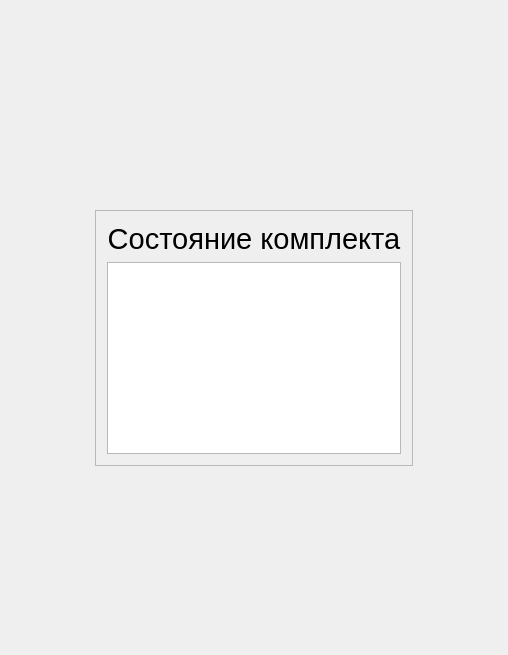
<?xml version="1.0" encoding="UTF-8"?>
<ui version="4.0">
 <class>Widget</class>
 <widget class="QWidget" name="Widget">
  <property name="geometry">
   <rect>
    <x>0</x>
    <y>0</y>
    <width>508</width>
    <height>655</height>
   </rect>
  </property>
  <property name="windowTitle">
   <string>USB Notifier</string>
  </property>
  <layout class="QVBoxLayout" name="verticalLayout_3">
   <property name="leftMargin">
    <number>0</number>
   </property>
   <property name="topMargin">
    <number>0</number>
   </property>
   <property name="rightMargin">
    <number>0</number>
   </property>
   <property name="bottomMargin">
    <number>0</number>
   </property>
   <item>
    <spacer name="verticalSpacer">
     <property name="orientation">
      <enum>Qt::Vertical</enum>
     </property>
     <property name="sizeHint" stdset="0">
      <size>
       <width>20</width>
       <height>48</height>
      </size>
     </property>
    </spacer>
   </item>
   <item>
    <layout class="QHBoxLayout" name="horizontalLayout">
     <item>
      <spacer name="horizontalSpacer">
       <property name="orientation">
        <enum>Qt::Horizontal</enum>
       </property>
       <property name="sizeHint" stdset="0">
        <size>
         <width>40</width>
         <height>20</height>
        </size>
       </property>
      </spacer>
     </item>
     <item>
      <layout class="QVBoxLayout" name="verticalLayout_2">
       <item>
        <widget class="QLabel" name="labelPic">
         <property name="text">
          <string/>
         </property>
         <property name="pixmap">
          <pixmap resource="resources.qrc">:/icons/lock-xxl.png</pixmap>
         </property>
         <property name="scaledContents">
          <bool>false</bool>
         </property>
         <property name="alignment">
          <set>Qt::AlignCenter</set>
         </property>
        </widget>
       </item>
       <item>
        <widget class="QFrame" name="frame">
         <property name="styleSheet">
          <string notr="true"/>
         </property>
         <property name="frameShape">
          <enum>QFrame::StyledPanel</enum>
         </property>
         <layout class="QVBoxLayout" name="verticalLayout">
          <property name="leftMargin">
           <number>11</number>
          </property>
          <property name="topMargin">
           <number>11</number>
          </property>
          <property name="rightMargin">
           <number>11</number>
          </property>
          <property name="bottomMargin">
           <number>11</number>
          </property>
          <item>
           <widget class="QLabel" name="labelTop">
            <property name="font">
             <font>
              <pointsize>22</pointsize>
             </font>
            </property>
            <property name="text">
             <string>Состояние комплекта</string>
            </property>
            <property name="alignment">
             <set>Qt::AlignCenter</set>
            </property>
           </widget>
          </item>
          <item>
           <widget class="QTextEdit" name="textEdit">
            <property name="readOnly">
             <bool>true</bool>
            </property>
           </widget>
          </item>
         </layout>
        </widget>
       </item>
      </layout>
     </item>
     <item>
      <spacer name="horizontalSpacer_2">
       <property name="orientation">
        <enum>Qt::Horizontal</enum>
       </property>
       <property name="sizeHint" stdset="0">
        <size>
         <width>40</width>
         <height>20</height>
        </size>
       </property>
      </spacer>
     </item>
    </layout>
   </item>
   <item>
    <spacer name="verticalSpacer_2">
     <property name="orientation">
      <enum>Qt::Vertical</enum>
     </property>
     <property name="sizeHint" stdset="0">
      <size>
       <width>20</width>
       <height>48</height>
      </size>
     </property>
    </spacer>
   </item>
  </layout>
  <zorder>labelPic</zorder>
  <zorder>widget</zorder>
  <zorder>textEdit</zorder>
  <zorder>labelTop</zorder>
  <zorder>verticalSpacer</zorder>
  <zorder>verticalSpacer_2</zorder>
  <zorder>horizontalSpacer</zorder>
  <zorder>horizontalSpacer_2</zorder>
 </widget>
 <layoutdefault spacing="6" margin="11"/>
 <resources>
  <include location="resources.qrc"/>
 </resources>
 <connections/>
</ui>
